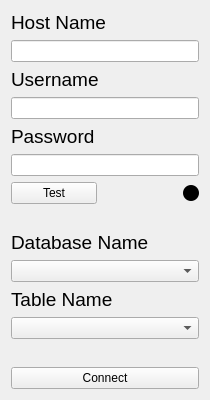
<?xml version="1.0" encoding="UTF-8"?>
<ui version="4.0">
 <class>databaseForm</class>
 <widget class="QWidget" name="databaseForm">
  <property name="geometry">
   <rect>
    <x>0</x>
    <y>0</y>
    <width>210</width>
    <height>400</height>
   </rect>
  </property>
  <property name="windowTitle">
   <string>Database Connection</string>
  </property>
  <property name="windowIcon">
   <iconset>
    <normaloff>../icons/terminal.png</normaloff>../icons/terminal.png</iconset>
  </property>
  <layout class="QHBoxLayout" name="horizontalLayout_2">
   <item>
    <layout class="QVBoxLayout" name="verticalLayout">
     <item>
      <widget class="QLabel" name="label_4">
       <property name="font">
        <font>
         <pointsize>14</pointsize>
        </font>
       </property>
       <property name="text">
        <string>Host Name</string>
       </property>
      </widget>
     </item>
     <item>
      <widget class="QLineEdit" name="hostNamelineEdit"/>
     </item>
     <item>
      <widget class="QLabel" name="label_2">
       <property name="font">
        <font>
         <pointsize>14</pointsize>
        </font>
       </property>
       <property name="text">
        <string>Username</string>
       </property>
      </widget>
     </item>
     <item>
      <widget class="QLineEdit" name="usernameLineEdit"/>
     </item>
     <item>
      <widget class="QLabel" name="label_3">
       <property name="font">
        <font>
         <pointsize>14</pointsize>
        </font>
       </property>
       <property name="text">
        <string>Password</string>
       </property>
      </widget>
     </item>
     <item>
      <widget class="QLineEdit" name="passwordLineEdit"/>
     </item>
     <item>
      <layout class="QHBoxLayout" name="horizontalLayout" stretch="0,0,1">
       <item>
        <widget class="QPushButton" name="testConnectionpushButton">
         <property name="text">
          <string>Test</string>
         </property>
        </widget>
       </item>
       <item>
        <spacer name="horizontalSpacer">
         <property name="orientation">
          <enum>Qt::Horizontal</enum>
         </property>
         <property name="sizeType">
          <enum>QSizePolicy::Fixed</enum>
         </property>
         <property name="sizeHint" stdset="0">
          <size>
           <width>80</width>
           <height>20</height>
          </size>
         </property>
        </spacer>
       </item>
       <item>
        <widget class="QPushButton" name="connectionLed">
         <property name="enabled">
          <bool>false</bool>
         </property>
         <property name="maximumSize">
          <size>
           <width>16</width>
           <height>16</height>
          </size>
         </property>
         <property name="styleSheet">
          <string notr="true">QPushButton{
	border-radius : 8px;
	background-color: rgb(0, 0, 0);
}</string>
         </property>
         <property name="text">
          <string/>
         </property>
        </widget>
       </item>
      </layout>
     </item>
     <item>
      <spacer name="verticalSpacer_2">
       <property name="orientation">
        <enum>Qt::Vertical</enum>
       </property>
       <property name="sizeHint" stdset="0">
        <size>
         <width>20</width>
         <height>40</height>
        </size>
       </property>
      </spacer>
     </item>
     <item>
      <widget class="QLabel" name="label">
       <property name="font">
        <font>
         <pointsize>14</pointsize>
        </font>
       </property>
       <property name="text">
        <string>Database Name</string>
       </property>
      </widget>
     </item>
     <item>
      <widget class="QComboBox" name="databaseNamecomboBox"/>
     </item>
     <item>
      <widget class="QLabel" name="label_5">
       <property name="font">
        <font>
         <pointsize>14</pointsize>
        </font>
       </property>
       <property name="text">
        <string>Table Name</string>
       </property>
      </widget>
     </item>
     <item>
      <widget class="QComboBox" name="tableNamecomboBox"/>
     </item>
     <item>
      <spacer name="verticalSpacer">
       <property name="orientation">
        <enum>Qt::Vertical</enum>
       </property>
       <property name="sizeHint" stdset="0">
        <size>
         <width>20</width>
         <height>40</height>
        </size>
       </property>
      </spacer>
     </item>
     <item>
      <widget class="QPushButton" name="connectpushButton">
       <property name="text">
        <string>Connect</string>
       </property>
      </widget>
     </item>
    </layout>
   </item>
  </layout>
 </widget>
 <resources/>
 <connections/>
</ui>
